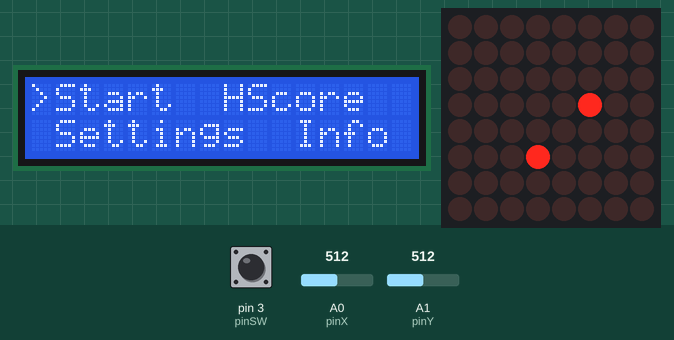
Bench run of a sketch on a simulated Arduino Uno, built with avr-gcc and run on an emulated ATmega328P. On the bench: 16×2 character LCD, 8×8 LED matrix. The test bench sets the inputs (shaded band); at power-on: pin 3 (pinSW) HIGH, A0 (pinX) = 512, A1 (pinY) = 512. Random numbers use the default seed unless the sketch sets one.

Above: at 1.2 s.
1.3 s: pin 3 (pinSW) pulled LOW for 3.2 s
At 1.5 s:
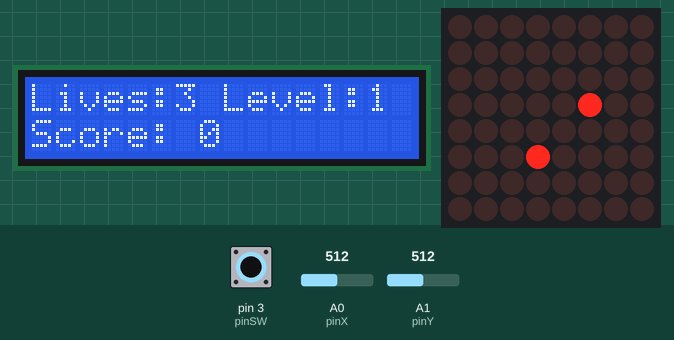
At 2.32 s:
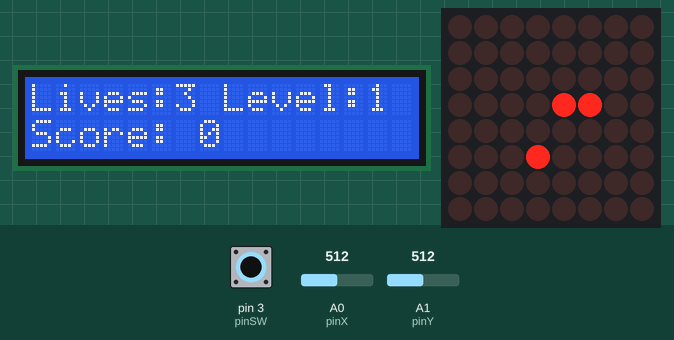
5.1 s: A0 (pinX) set to 471
8.1 s: A0 (pinX) set to 438
10.6 s: pin 3 (pinSW) pulled LOW for 1 s
At 11.29 s:
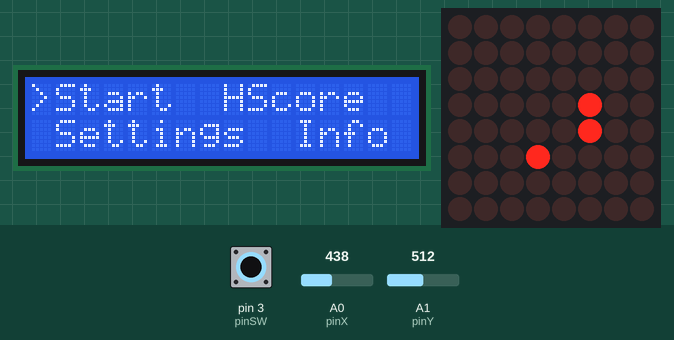
12.2 s: A0 (pinX) set to 716
15.2 s: pin 3 (pinSW) pulled LOW for 3.2 s
At 18.18 s:
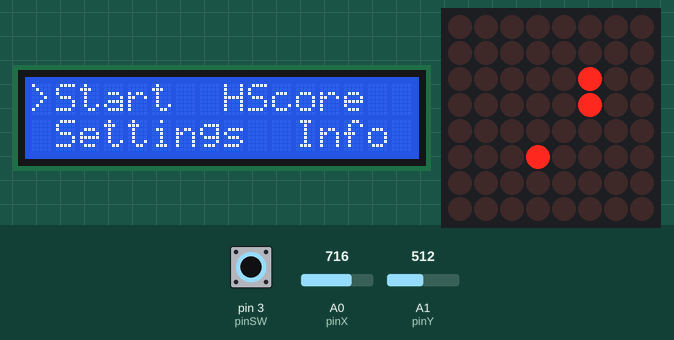
Timing chart, 0 to 19.7 s (numbered marks = the images above; inputs shaded):
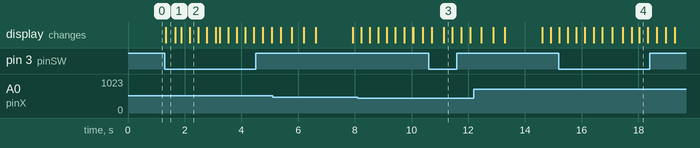

The sketch:

Snake.ino
```cpp
#include <LedControl.h>
#include<LiquidCrystal.h>

//LCD pins
const int RS = 9;
const int E = 8;
const int D4 = 4;
const int D5 = 5;
const int D6 = 6;
const int D7 = 7;

int lineCursor = 0;

bool joyMoved = false;
int minThreshold = 450;
int maxThreshold = 550;
int buttonState = 0;
int valueSW;
int valueX = 0;
int valueY = 0;

unsigned long lastButtonTime = 0;
unsigned long currentTimeLCD = 0;
const int periodSW = 20;

int PartHscore = 0;
int Hscore = 0;
int lives = 3;
int level = 1;
int prevHscore;

LiquidCrystal lcd(RS, E, D4, D5, D6, D7);

//Joystick pins
const int pinX = A0;
const int pinY = A1;
const int pinSW = 3;

//Driver pins
const int clk = 11;
const int load = 10;
const int din = 12;

#define SIZE 8
const int advanceDelay = 20;

int snake[SIZE*SIZE][2];
int length;
int food[2], v[2];
bool gameOver = false;
unsigned long currentTime;
unsigned long prevAdvance;
int blinkCount;
const short messageSpeed = 2;
int score;

LedControl lc = LedControl(din, clk, load, 1);

//LCD portion of the code
void Menu() {

  lcd.setCursor(1, 0);
  lcd.print("Start ");
  lcd.setCursor(8, 0);
  lcd.print("HScore  ");
  lcd.setCursor(1, 1);
  lcd.print("Settings       ");
  lcd.setCursor(11, 1);
  lcd.print("Info");
}

void cursor() {

  lcd.setCursor(0, 0);
  lcd.print(" ");
  lcd.setCursor(7, 0);
  lcd.print(" ");
  lcd.setCursor(0, 1);
  lcd.print(" ");
  lcd.setCursor(10, 1);
  lcd.print(" ");


  if (lineCursor < 0) lineCursor = 3;
  if (lineCursor > 3) lineCursor = 0;
  if (lineCursor == 0) lcd.setCursor(0, 0);
  else if (lineCursor == 1) lcd.setCursor(7, 0);
  else if (lineCursor == 2) lcd.setCursor(0, 1);
  else if (lineCursor == 3) lcd.setCursor(10, 1);
  lcd.print(">");

}

void verPushButton() {

  if (valueSW == 0 && currentTimeLCD - lastButtonTime >= periodSW)
  {
    if (buttonState == 0) {
      buttonState = 1;
    }
    else
    {
      buttonState = 0;
    }
    lastButtonTime = currentTimeLCD;
  }
}

//Game portion of the code
void startGame() {
  prevAdvance = currentTime = 0;
  blinkCount = 3;
  int half = SIZE / 2;
  length = SIZE / 3;

  for (int i = 0; i < length; i++) {
    snake[i][0] = half - 1;
    snake[i][1] = half + 1;
  }

  food[0] = half + 1;
  food[1] = half - 1;

  v[0] = 0;
  v[1] = -1;

}


//function that renders the food the snake must eat
void render() {
  for (int i = 0; i < length; i++) {
    lc.setLed(0, snake[i][0], snake[i][1], 1);
  }
  lc.setLed(0, food[0], food[1], 1);
}

void clearMatrix() {
  for (int i = 0; i < SIZE; i++) {
    for (int j = 0; j < SIZE; j++) {
      lc.setLed(0, i, j, 0);
    }
  }
}

bool moveForward() {
  int headSnake[2] = {snake[0][0] + v[0], snake[0][1] + v[1]};

  if (headSnake[0] < 0 || headSnake[0] >= SIZE) {
    //this delay has the scope of freezing the game so the player will know the game is
    //over
    delay(1000);

    showGameOverMessage();
    return true;
  }

  if (headSnake[1] < 0 || headSnake[1] >= SIZE) {

    //same purpose as before
    delay(1000);
    showGameOverMessage();
    return true;
  }

  for (int i = 0; i < length; i++) {
    if (snake[i][0] == headSnake[0] && snake[i][1] == headSnake[1]){
      //delay has the same purpose as above
      delay(1000);

      showGameOverMessage();
      return true;
    }
  }

  bool increaseSize = (headSnake[0] == food[0] && headSnake[1] == food[1]);
  if (increaseSize) {
    length++;
    randomSeed(currentTime);
    food[0] = random(SIZE);
    food[1] = random(SIZE);
  }

  for (int i = length - 1; i >= 0; i--) {
    snake[i + 1][0] = snake[i][0];
    snake[i + 1][1] = snake[i][1];
    //this dealy is used for setting the speed of the snake
    delay(500/(10 * level));
  }

  snake[0][0] += v[0];
  snake[0][1] += v[1];
  return false;
}

void restart() {
  startGame();
  gameOver = false;
}


void readControls() {
  int x = map(analogRead(pinX), 0, 906, 2, -2);
  int y = map(analogRead(pinY), 0, 906, -2, 2);
  if (x != 0) {
    x = x / abs(x);
  }
  if (y != 0) {
    y = y / abs(y);
  }

  if (y != 0 && v[0] != 0) {
    v[0] = 0;
    v[1] = y;
  }

  if (x != 0 && v[1] != 0) {
    v[0] = x;
    v[1] = 0;
  }

}

//the matrix used for the game over message on the led matrix
const PROGMEM bool gameOverMessage[8][90] = {
  {0,0,0,0,0,0,0,0,0,0,0,0,0,0,0,0,0,0,0,0,0,0,0,0,0,0,0,0,0,0,0,0,0,0,0,0,0,0,0,0,0,0,0,0,0,0,0,0,0,0,0,0,0,0,0,0,0,0,0,0,0,0,0,0,0,0,0,0,0,0,0,0,0,0,0,0,0,0,0,0,0,0,0,0,0,0,0,0,0},
  {0,0,0,0,0,0,0,0,0,1,1,1,1,0,0,0,0,1,1,1,1,0,0,0,1,1,0,0,0,1,1,0,0,1,1,1,1,1,1,0,0,0,0,0,0,0,1,1,1,1,0,0,0,1,1,0,0,1,1,0,0,1,1,1,1,1,1,0,0,1,1,1,1,1,0,0,0,0,1,1,0,0,0,0,0,0,0,0,0},
  {0,0,0,0,0,0,0,0,1,1,0,0,1,1,0,0,1,1,0,0,1,1,0,0,1,1,1,0,1,1,1,0,0,1,1,0,0,0,0,0,0,0,0,0,0,1,1,0,0,1,1,0,0,1,1,0,0,1,1,0,0,1,1,0,0,0,0,0,0,1,1,0,0,1,1,0,0,1,1,1,1,0,0,0,0,0,0,0,0},
  {0,0,0,0,0,0,0,0,1,1,0,0,0,0,0,0,1,1,0,0,1,1,0,0,1,1,1,1,1,1,1,0,0,1,1,0,0,0,0,0,0,0,0,0,0,1,1,0,0,1,1,0,0,1,1,0,0,1,1,0,0,1,1,0,0,0,0,0,0,1,1,0,0,1,1,0,0,1,1,1,1,0,0,0,0,0,0,0,0},
  {0,0,0,0,0,0,0,0,1,1,0,0,0,0,0,0,1,1,1,1,1,1,0,0,1,1,0,1,0,1,1,0,0,1,1,1,1,1,0,0,0,0,0,0,0,1,1,0,0,1,1,0,0,1,1,0,0,1,1,0,0,1,1,1,1,1,0,0,0,1,1,1,1,1,0,0,0,0,1,1,0,0,0,0,0,0,0,0,0},
  {0,0,0,0,0,0,0,0,1,1,0,1,1,1,0,0,1,1,0,0,1,1,0,0,1,1,0,0,0,1,1,0,0,1,1,0,0,0,0,0,0,0,0,0,0,1,1,0,0,1,1,0,0,1,1,0,0,1,1,0,0,1,1,0,0,0,0,0,0,1,1,1,1,0,0,0,0,0,1,1,0,0,0,0,0,0,0,0,0},
  {0,0,0,0,0,0,0,0,1,1,0,0,1,1,0,0,1,1,0,0,1,1,0,0,1,1,0,0,0,1,1,0,0,1,1,0,0,0,0,0,0,0,0,0,0,1,1,0,0,1,1,0,0,0,1,1,1,1,0,0,0,1,1,0,0,0,0,0,0,1,1,0,1,1,0,0,0,0,0,0,0,0,0,0,0,0,0,0,0},
  {0,0,0,0,0,0,0,0,0,1,1,1,1,0,0,0,1,1,0,0,1,1,0,0,1,1,0,0,0,1,1,0,0,1,1,1,1,1,1,0,0,0,0,0,0,0,1,1,1,1,0,0,0,0,0,1,1,0,0,0,0,1,1,1,1,1,1,0,0,1,1,0,0,1,1,0,0,0,1,1,0,0,0,0,0,0,0,0,0}
};

void showGameOverMessage() {
  for (int d = 0; d < sizeof(gameOverMessage[0]) - 7; d++) {
    for (int col = 0; col < 8; col++) {
      delay(messageSpeed); // this sets te speed of the message
      for (int row = 0; row < 8; row++) {
        lc.setLed(0, row, col, pgm_read_byte(&(gameOverMessage[row][col + d])));
      }
    }
  }
}


void setup() {
  pinMode(pinSW, INPUT_PULLUP);
  pinMode(pinX, INPUT);
  pinMode(pinY, INPUT);
  attachInterrupt(digitalPinToInterrupt(pinSW), restart, RISING);

  lcd.begin(16, 2);
  Serial.begin(9600);

  lc.shutdown(0, false);
  lc.setIntensity(0, 8);

  startGame();
  render();
}

void loop() {

  currentTimeLCD = millis();
  valueSW = digitalRead(pinSW);
  verPushButton();

  if (buttonState == 0)
  {
    Menu();
    valueY = analogRead(pinY);
    if (valueY < minThreshold && joyMoved == true)
    {
      lineCursor++;
      cursor();
      joyMoved = false;
    }

    if (valueY > maxThreshold && joyMoved == true)
    {
      lineCursor--;
      cursor();
      joyMoved = false;
    }
    if (valueY >= minThreshold && valueY <= maxThreshold)
    {
      joyMoved = true;
      cursor();
    }
  }
  else {
    if (lineCursor == 0) {
      if (!gameOver) {

        clearMatrix();
        render();
        if (currentTime - prevAdvance > advanceDelay) {
        gameOver = moveForward();
        prevAdvance = currentTime;
        }
        lcd.setCursor(0, 0);
        lcd.print("Lives:");
        lcd.print(lives);
        lcd.print(" Level:");
        lcd.print(level);
        lcd.setCursor(0, 1);
        lcd.print("Score: ");
        score = (length + level) * 3 - (6 + level * 3);
        lcd.print(score + PartHscore);
        lcd.print("       ");
        prevHscore = score + PartHscore;

        if (gameOver && lives != 0) {
          lives = lives - 1;

          PartHscore = PartHscore + score;
          restart();
        }
        if (lives == 0) {

          buttonState = 0;
          lives = 3;
          PartHscore = 0;
          Menu();
        }

        if (Hscore <= prevHscore) {

          Hscore = prevHscore;

        }

        if (prevHscore >= (48 + level * 2)) {

          lcd.setCursor(0, 0);
          lcd.print(" Good job, you  ");
          lcd.setCursor(0, 1);
          lcd.print("finished the lvl");

        }
      }
      else {
        // this while is used as a signal that the game is not running; however, it was usefulwhen the game didn't have a menu on the lcd
        while (blinkCount > 0) {
          clearMatrix();
          //delays used for the blinking effect
          delay(300);
          render();
          delay(300);
          blinkCount--;
        }
      }
      readControls();
      currentTime++;
    }
    else if (lineCursor == 1)
    {
      lcd.setCursor(0, 1);
      lcd.print("                ");
      lcd.setCursor(0, 0);
      lcd.print("High Score: ");
      lcd.print(Hscore);
      lcd.print("  ");
    }
    else if (lineCursor == 2)
    {
      lcd.setCursor(0, 1);
      valueY = analogRead(pinY);
      if (valueY < minThreshold && joyMoved == true)
      {
        level--;
        joyMoved = false;
      }

      if (valueY > maxThreshold && joyMoved == true)
      {
        level++;
        joyMoved = false;
      }
      if (valueY >= minThreshold && valueY <= maxThreshold)
      {
        joyMoved = true;
      }
      if (level < 1) level = 3;
      if (level > 3) level = 1;

      lcd.setCursor(0, 0);
      lcd.print("Start level: ");
      lcd.print(level);
      lcd.print("");
      lcd.setCursor(0, 1);
      lcd.print("Contrast:use POT");
    }
    else {

      lcd.setCursor(0, 0);
      lcd.print("Snake. Creator  ");
      lcd.setCursor(0, 1);
      lcd.print("Andrei Costea   ");
      delay(2000); // delay used for printing multiple screens on the lcd
      lcd.setCursor(0, 0);
      lcd.print("Github:         ");
      lcd.setCursor(0, 1);
      lcd.print("github.com/cos99");
      delay(2000);
      buttonState = 0;
    }
  }

// thecode for snake is not 100% my creation, i used the almighty google to get some help :)

/*
  original game;
  if (!gameOver) {
    clearMatrix();
    render();

    if (currentTime - prevAdvance > advanceDelay) {
      gameOver = moveForward();
      prevAdvance = currentTime;

    }
  }

  else {
    while (blinkCount > 0) {
      clearMatrix();
      delay(300);
      render();
      delay(300);
      blinkCount--;

    }
  }


    readControls();
    currentTime++;
  */
}
```

Measured:
- after the input at 1.3 s, the display: changes at once (image 1)
